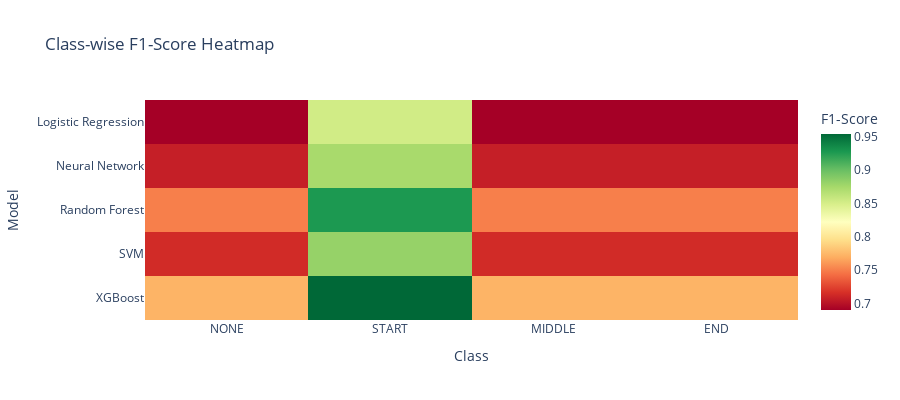

Notebook source saved alongside this figure:
### Code cell
# Create interactive heatmap for class-wise performance
import plotly.express as px

# Prepare data for heatmap
heatmap_data = class_performance.pivot_table(
    index='Model', 
    columns='Class', 
    values='F1-Score'
)

fig = px.imshow(
    heatmap_data,
    labels=dict(x="Class", y="Model", color="F1-Score"),
    x=CLASS_LABELS,
    y=heatmap_data.index,
    color_continuous_scale="RdYlGn",
    aspect="auto",
    title="Class-wise F1-Score Heatmap"
)

fig.update_layout(height=400)
fig.show()

print("\nInteractive heatmap created. Hover over cells to see exact F1-scores for each model-class combination.")

### Figure 1 — Plotly figure (JSON) as saved in the notebook; plotly's stock layout.template omitted (floating-point values rounded to 4 significant figures)
{"data": [{"coloraxis": "coloraxis", "hovertemplate": "Class: %{x}<br>Model: %{y}<br>F1-Score: %{z}<extra></extra>", "name": "0", "type": "heatmap", "x": ["NONE", "START", "MIDDLE", "END"], "xaxis": "x", "y": ["Logistic Regression", "Neural Network", "Random Forest", "SVM", "XGBoost"], "yaxis": "y", "z": [[0.6902, 0.8526, 0.6902, 0.6902], [0.707, 0.8734, 0.707, 0.707], [0.7504, 0.9269, 0.7504, 0.7504], [0.7137, 0.8816, 0.7137, 0.7137], [0.7723, 0.954, 0.7723, 0.7723]]}], "layout": {"coloraxis": {"colorbar": {"title": {"text": "F1-Score"}}, "colorscale": [[0, "rgb(165,0,38)"], [0.1, "rgb(215,48,39)"], [0.2, "rgb(244,109,67)"], [0.3, "rgb(253,174,97)"], [0.4, "rgb(254,224,139)"], [0.5, "rgb(255,255,191)"], [0.6, "rgb(217,239,139)"], [0.7, "rgb(166,217,106)"], [0.8, "rgb(102,189,99)"], [0.9, "rgb(26,152,80)"], [1, "rgb(0,104,55)"]]}, "height": 400, "title": {"text": "Class-wise F1-Score Heatmap"}, "xaxis": {"anchor": "y", "domain": [0, 1], "title": {"text": "Class"}}, "yaxis": {"anchor": "x", "autorange": "reversed", "domain": [0, 1], "title": {"text": "Model"}}}}
